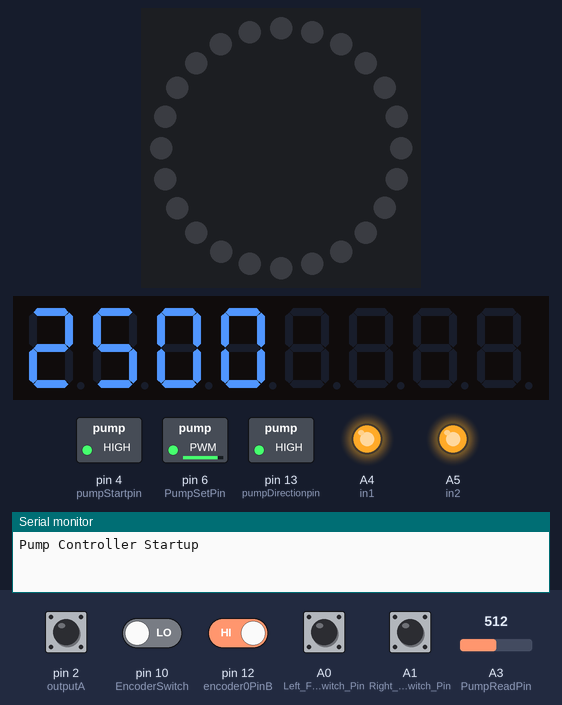
Recording of a sketch running on a simulated Arduino Uno, built with avr-gcc and run on an emulated ATmega328P. Parts: 24 RGB LEDs in a ring, first at the top, clockwise, 8-digit seven-segment display, switched loads named in the sketch (green lamp = pin HIGH), output pins drawn as LEDs (lit = HIGH), the last lines printed to the serial monitor. The inputs (shaded band) are chosen by the test bench; at power-on: A0 (Left_Footswitch_Pin), A1 (Right_Footswitch_Pin), pin 2 (outputA), pin 12 (encoder0PinB) HIGH, pin 10 (EncoderSwitch) LOW, A3 (PumpReadPin) = 512.

Above: at 1.2 s.
1.3 s: A0 (Left_Footswitch_Pin) pulled LOW for 0.15 s
At 2.2 s:
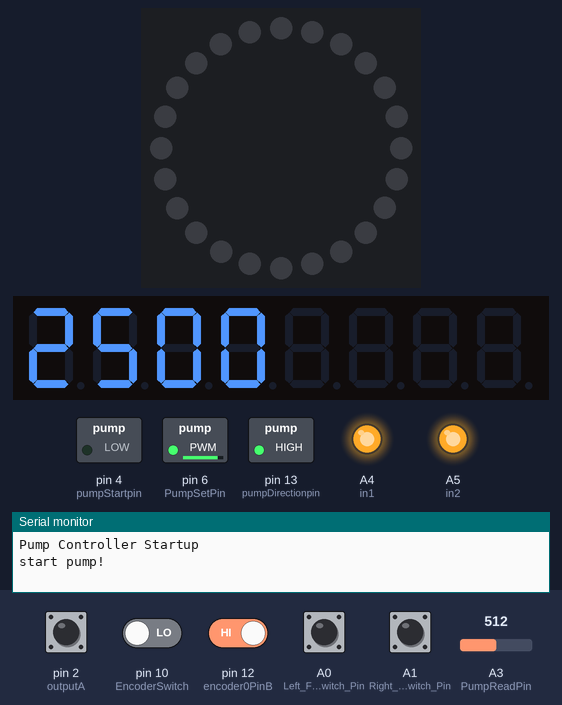
2.9 s: pin 10 (EncoderSwitch) driven HIGH
At 3.0 s:
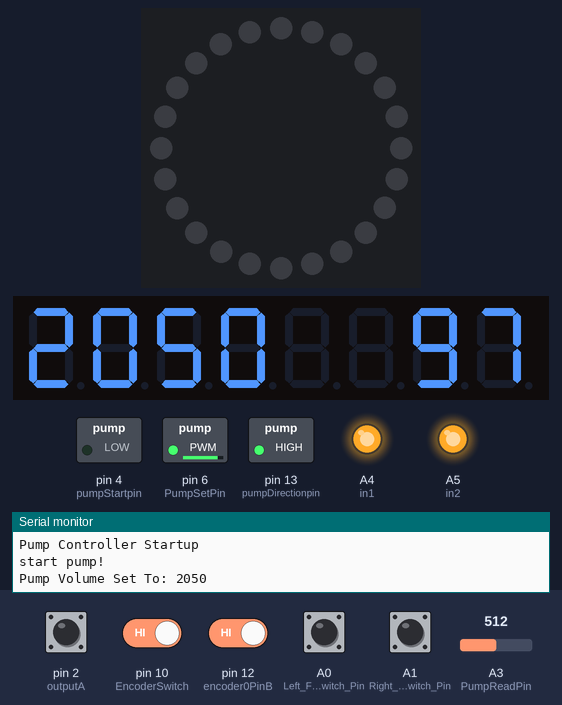
4.4 s: A3 (PumpReadPin) set to 716
At 4.5 s:
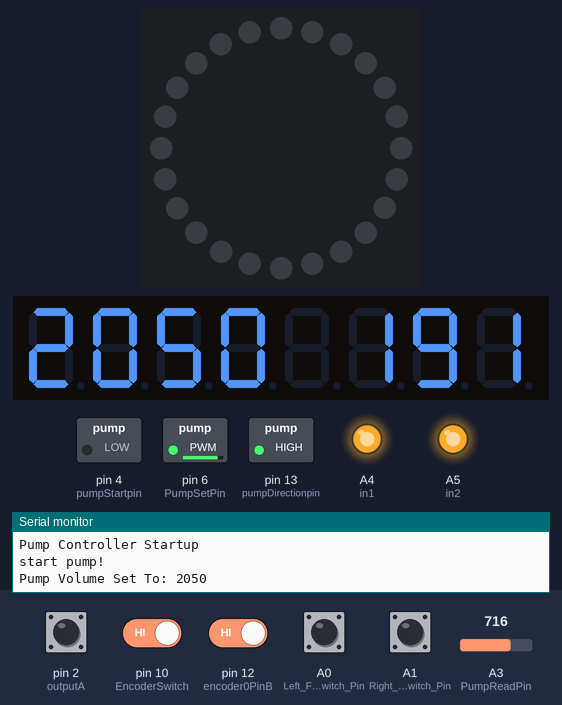
5.9 s: A3 (PumpReadPin) set to 14
At 6.7 s:
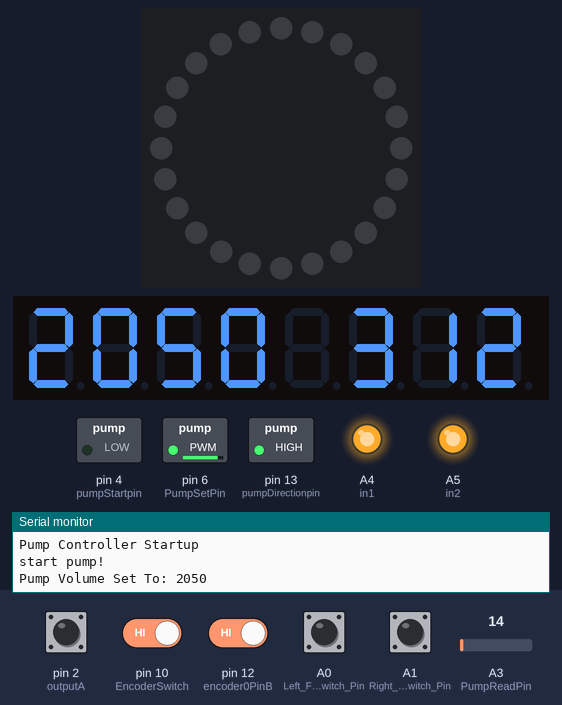
8.3 s: A0 (Left_Footswitch_Pin) pulled LOW for 1 s
At 8.8 s:
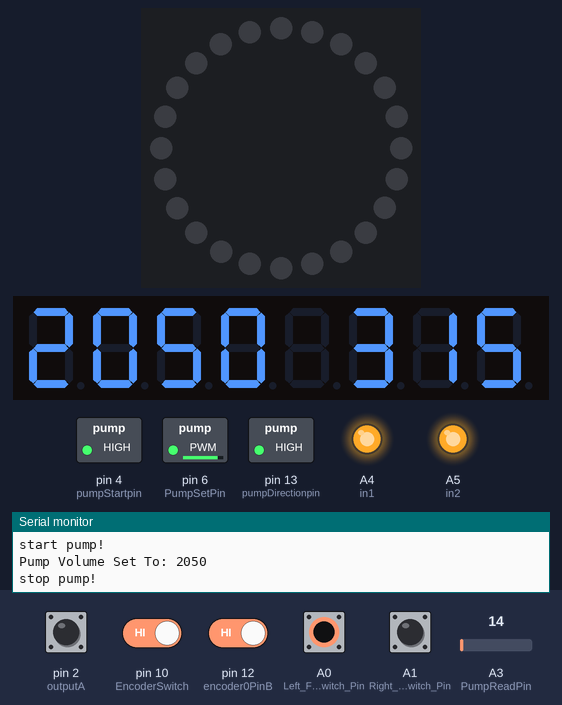
Timing chart, 0 to 11.3 s (numbered marks = the images above; inputs shaded):
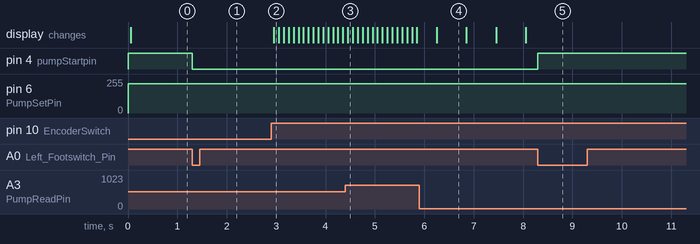

The sketch:

BRUHpumpcontrollerV6.ino
```cpp
#include <Adafruit_NeoPixel.h>
//#include "SSD1306Ascii.h"
//#include "SSD1306AsciiAvrI2c.h"
#include "DigitLedDisplay.h"

#define DEBUG  //COMMENT LINE TO DISABLE DEBUG

//************DEFINE PINS***********************************************************************
#define outputA 2     //Encoder DT
#define outputB 3     //Encoder CLK
int EncoderSwitch = 10; //Encoder SW

#define ledPIN 5      //Neopixel LED Single

int in1 = A4;           //Relay IN1
int in2 = A5;           //Relay IN2

int pumpStartpin = 4;  //to DB25 Pin 15
int PumpSetPin = 6;       //to voltageBooster which goes to DB 1
int pumpDirectionpin = 13; //to DB25 Pin 16

int PumpReadPin = A3;     //to voltage sensor

int Left_Footswitch_Pin = A0;  //to footswitch
int Right_Footswitch_Pin = A1; //to footswitch

/* Arduino Pin to Display Pin
   7 to DIN,
   4 to CS,
   5 to CLK */
DigitLedDisplay ld = DigitLedDisplay(9, 8, 7);

//************DEFINE VARS*************************************************************************
// For LEDS
#define NUM_LEDS 24
#define BRIGHTNESS 50
int targetPixel = 24;
const unsigned long Interval;   // milliseconds between updates
static unsigned long lastUpdate; // last update of position
uint32_t Color1, Color2;  // What colors are in use
int TotalSteps = 0;  // total number of steps in the pattern
uint16_t Index;  // current step within the pattern
String Direction = "FORWARD";
bool ClearLEDs = false;
bool BlinkLEDS = false;
Adafruit_NeoPixel Ring1 = Adafruit_NeoPixel(NUM_LEDS, ledPIN, NEO_GRBW + NEO_KHZ800);

// For SCREEN
//#define I2C_ADDRESS 0x3C
//#define RST_PIN -1
//SSD1306AsciiAvrI2c oled;
//boolean displayClear = true;

//FOR RELAY
String relayStatus = "on";
int countStatus = 1;

//FOR FOOTSWITCH
String Left_Footswitch_Status;
String Left_Footswitch_Status_Previous = "released";
int Left_Footswitch_Pin_Status = 1;
int Left_Footswitch_Pin_Status_Last = 1;
String Left_Footswitch_Status_Last;
String Right_Footswitch_Status;
String Right_Footswitch_Status_Previous = "released";
String Right_Footswitch_Status_Last;
int Right_Footswitch_Pin_Status = 1;
int Right_Footswitch_Pin_Status_Last = 1;

//FOR ENCODER
int encoder_switch_status = 0;
int encoder_switch_status_last = 0;
int counter = 0;
int angle = 0;
int aState;
int aLastState;
int val;
int encoder0PinA = 10;  //DT
int encoder0PinB = 12;  //CLK
int encoder0Pos = 0;
int encoder0PinALast = LOW;
int n = LOW;
int X = 100;
int Xold = 50;
int Y;

// TIMER
boolean startTimer = true;
float startTime = 0.00;
float elapsedTime = 0.00;
float elapsedTimeseconds = 0.00;
float elapsedTimesecondsOld = 0.00;
float elapsedTimesecondsNew = 0.00;
float elapsedTimesecondsOldLCD = 0.00;
float elapsedTimesecondsNewLCD = 0.00;
float elapsedTimesecondsOldLEDS = 0.00;
float elapsedTimesecondsNewLEDS = 0.00;
//PUMP INPUT and OUTPUT
int sendPumpSpeed = 2500;
int sendPumpVoltage = 0;
int sendPumpSpeedMax = 2900;
int sendPumpSpeedMin = 150; //slowest pump can reliable rotate
int currentPumpSpeed = 0;
float pumpVolume = 0;
int pumpVolumeTarget = 2000;
float pumpVolumeTargetMax = 4000;
int pumpVolumeTargetMin = 100;
int voltage = 0;
String pumpStatus = "stopped";
String pumpDirection = "CW";
String mode = "setPumpSpeed";

//AUDIO
#define msPerTick 1


//************SETUP*******************************************************************************
void setup() {
  // initialize serial communication with computer:
  Serial.begin(115200);
  Serial.println("Pump Controller Startup");

  pinMode(PumpSetPin, OUTPUT);
  pinMode(in1, OUTPUT);
  pinMode(in2, OUTPUT);
  pinMode(pumpStartpin, OUTPUT);
  pinMode(pumpDirectionpin, OUTPUT);
  pinMode(Left_Footswitch_Pin, INPUT_PULLUP);
  pinMode(Right_Footswitch_Pin, INPUT_PULLUP);
  pinMode(EncoderSwitch, INPUT_PULLUP);
  pinMode (encoder0PinA, INPUT);
  pinMode (encoder0PinB, INPUT);

  //CLOSE PINCH VALVES, TURN PUMP OFF
  digitalWrite(in1, HIGH); //CLOSE VALVE
  digitalWrite(in2, HIGH); //CLOSE VALVE
  digitalWrite(pumpStartpin, HIGH);
  digitalWrite(pumpDirectionpin, HIGH);

  // START DISPLAY
  //#if RST_PIN >= 0
  //  oled.begin(&Adafruit128x64, I2C_ADDRESS, RST_PIN);
  //#else
  //  oled.begin(&Adafruit128x64, I2C_ADDRESS);
  //#endif
  //  oled.setFont(Adafruit5x7);

  //FOR LED
  Ring1.setBrightness(BRIGHTNESS);
  Ring1.begin();
  Ring1.show(); // Initialize all pixels to 'off'

  //FOR 7 SEGMENT
  ld.setBright(10);
  ld.setDigitLimit(8);

  // FOR ENCODER
  aLastState = digitalRead(outputA);
}

//************MAIN LOOP****************************************************************************
void loop() {

  //READ PUMP
  voltage = analogRead(PumpReadPin);
  currentPumpSpeed = map(voltage, 0, 405, 0, 2900);

  //START PUMP
  /* if (startTimer == true)
    {
     startTime = millis();
     startTimer = false;
     pumpVolume = 0;
    }
  */
  elapsedTime =   millis() - startTime;
  elapsedTimeseconds = (elapsedTime / 1000.00);
  elapsedTimesecondsNew = round(elapsedTimeseconds * 10) / 10.0;
  elapsedTimesecondsNewLCD = round(elapsedTimeseconds * 10) / 10.0;
  elapsedTimesecondsNewLEDS = round(elapsedTimeseconds * 10) / 10.0;

  if (elapsedTimesecondsNew > elapsedTimesecondsOld & pumpStatus == "pumping")
  {
    pumpVolume = pumpVolume + (currentPumpSpeed * ((1.00 / 60.00)) / 10);
    //Serial.print("Pumped volume update: ");
    //Serial.print(round(pumpVolume * 1) / 1.0);
    //Serial.println(" mL");
    elapsedTimesecondsOld = elapsedTimesecondsNew;
  }

  ReadFootswitch();
  ReadEncoder();
  ControlPump();
  UpdateLCD();
  //UpdateLEDS();
}

//************READ FOOTSWITCH *********************************************************************
// Writes value of footswitch for manipulation in additional loops
void ReadFootswitch() {

  // Read footswitch
  Left_Footswitch_Pin_Status = digitalRead(Left_Footswitch_Pin);
  Right_Footswitch_Pin_Status = digitalRead(Right_Footswitch_Pin);

  if (Left_Footswitch_Pin_Status == LOW && Left_Footswitch_Status_Previous == "released")
  {
    Left_Footswitch_Status = "pressed";
    ControlPump();
    delay(200);
    Left_Footswitch_Status_Previous = "pressed";
  }

  else if (Left_Footswitch_Pin_Status == HIGH)
  {
    Left_Footswitch_Status = "released";
    Left_Footswitch_Status_Previous = "released";
  }

  if (Right_Footswitch_Pin_Status == LOW && Left_Footswitch_Status_Previous == "released")
  {
    Right_Footswitch_Status = "pressed";
    ControlPump();
    delay(200);
    Right_Footswitch_Status_Previous = "pressed";
  }
  else if (Right_Footswitch_Pin_Status == HIGH)
  {
    Right_Footswitch_Status = "released";
    Right_Footswitch_Status_Previous = "released";
  }
}

//************READ ENCODER***********************************************************************
// Reads encoder to set pump speed and volume in further loops
void ReadEncoder() {

  encoder_switch_status = digitalRead(EncoderSwitch);

  n = digitalRead(encoder0PinA);

  if ((encoder0PinALast == LOW) && (n == HIGH)) {

    if (digitalRead(encoder0PinB) == LOW && encoder_switch_status == HIGH && pumpVolumeTarget > pumpVolumeTargetMin) {
      pumpVolumeTarget = pumpVolumeTarget - 50;

      Serial.print("Pump Volume Set To: ");
      Serial.println(pumpVolumeTarget);

    } else if (encoder_switch_status == HIGH && pumpVolumeTarget < pumpVolumeTargetMax) {
      pumpVolumeTarget = pumpVolumeTarget + 50;

      Serial.print("Pump Volume Set To: ");
      Serial.println(pumpVolumeTarget);
    }

    if (digitalRead(encoder0PinB) == LOW && encoder_switch_status == LOW && sendPumpSpeed > sendPumpSpeedMin) {
      sendPumpSpeed = sendPumpSpeed - 50;

      Serial.print("Pump Speed Set To: ");
      Serial.println(sendPumpSpeed);

    } else if (encoder_switch_status == LOW && sendPumpSpeed < sendPumpSpeedMax) {
      sendPumpSpeed = sendPumpSpeed + 50;

      Serial.print("Pump Speed Set To: ");
      Serial.println(sendPumpSpeed);
    }
  }
  encoder0PinALast = n;

}

//************UPDATE LCD***********************************************************************
// Writes vlaues to LCD
void UpdateLCD() {

  if (elapsedTimesecondsNewLCD > elapsedTimesecondsOldLCD && encoder_switch_status == LOW)
  {
    ld.clear();
    ld.printDigit(int(sendPumpSpeed), 4);
    elapsedTimesecondsOldLCD = elapsedTimesecondsNewLCD;
  }
  else if (elapsedTimesecondsNewLCD > elapsedTimesecondsOldLCD && encoder_switch_status == HIGH)
  {
    ld.clear();
    ld.printDigit(int(pumpVolume), 0);
    ld.printDigit(int(pumpVolumeTarget), 4);
    elapsedTimesecondsOldLCD = elapsedTimesecondsNewLCD;
  }
}

void UpdateLEDS() {
  int targetPixel = round(((pumpVolume / pumpVolumeTarget) * NUM_LEDS + 0.5) * 10) / 10.0;
  //Serial.println(targetPixel);

  if (pumpDirection == "CW" && BlinkLEDS == false)
  {
    for (int i = 0; i < targetPixel; i++) {
      Ring1.setPixelColor(i, Ring1.Color(0, 255, 0) );
      Ring1.show();
    }
  }
  else if (pumpDirection == "CCW" && BlinkLEDS == false)
  {
    for (int i = 0; i < targetPixel + 1; i++) {
      Ring1.setPixelColor(NUM_LEDS - i, Ring1.Color(255, 0, 255) );
      Ring1.show();
    }
  }

  if (elapsedTimesecondsNewLEDS > elapsedTimesecondsOldLEDS + 1 && pumpStatus == "stopped" && BlinkLEDS == true) {

    for (int i = 0; i < targetPixel + 1; i++) {
      Ring1.setPixelColor(NUM_LEDS, Ring1.Color(255, 0, 0) );
      Ring1.show();
    }
    elapsedTimesecondsOldLEDS = elapsedTimesecondsNewLEDS;
  }


  //RELAYS
  if (pumpStatus == "pumping" && pumpDirection == "CCW")
  {
    digitalWrite(in1, HIGH);   //FLOP RELAYS
    digitalWrite(in2, LOW);
  }
  else if ( pumpStatus == "pumping" && pumpDirection == "CW") {
    digitalWrite(in1, LOW);   //FLOP RELAYS
    digitalWrite(in2, HIGH);
  }
  else {
    digitalWrite(in1, HIGH); //CLOSE VALVE
    digitalWrite(in2, HIGH); //CLOSE VALVE
  }


  if (ClearLEDs == true)
  {
    for (int i = 0; i < NUM_LEDS; i++) {
      Ring1.setPixelColor(i, Ring1.Color(0, 0, 0));
      Ring1.show();
    }
    ClearLEDs = false;
  }
}


//************CONTROLS PUMP*********************************************************************
// Sets pump speed and start/stop
void ControlPump()  {

  // Stops pump when footswitch is pressed and the pump is running
  if (Left_Footswitch_Status == "pressed" && pumpStatus == "pumping" && Left_Footswitch_Status_Previous == "released")
  {
    digitalWrite(pumpStartpin, HIGH);  //stop pump
    Serial.println("stop pump!");
    pumpStatus = "stopped";
    BlinkLEDS = true;
  }


  // Starts pump when footswitch is pressed and the pump is stopped
  else if (Left_Footswitch_Status == "pressed" && pumpStatus == "stopped" && Left_Footswitch_Status_Previous == "released")
  {
    digitalWrite(pumpStartpin, LOW);  //start pump
    Serial.println("start pump!");
    pumpStatus = "pumping";
    BlinkLEDS = false;
  }


  // Stops pump when pump volume reaches pump target
  if (pumpVolume > pumpVolumeTarget)
  {
    //startTimer = true;
    digitalWrite(pumpStartpin, HIGH); //STOP PUMP
    elapsedTimesecondsOld = 1;  //RESET TIMER
    pumpVolume = 0;  //REST PUMP VOLUME
    pumpStatus = "stopped";
    BlinkLEDS = false;
  }


  // Changes pump direction to counter clock-wise when right footswitch is pressed, pump is stopped, and current direction is clock-wise
  if (Right_Footswitch_Status == "pressed" && pumpStatus == "stopped" && pumpDirection == "CW" && Right_Footswitch_Status_Previous == "released" )
  {
    pumpDirection = "CCW";
    digitalWrite(pumpDirectionpin, LOW);
    Serial.println("set pump diresction: CCW");
    elapsedTimesecondsOld = 1;  //RESET TIMER
    pumpVolume = 0;  //REST PUMP VOLUME
    BlinkLEDS = false;
    ClearLEDs = true;
  }


  // Changes pump direction to clock-wise when right footswitch is pressed, pump is stopped, and current direction is cpunter clock-wise
  else if (Right_Footswitch_Status == "pressed" && pumpStatus == "stopped" && pumpDirection == "CCW" && Right_Footswitch_Status_Previous == "released")
  {
    pumpDirection = "CW";
    Serial.println("set pump diresction: CW");
    digitalWrite(pumpDirectionpin, HIGH);
    elapsedTimesecondsOld = 1;  //RESET TIMER
    pumpVolume = 0;  //REST PUMP VOLUME
    BlinkLEDS = false;
    ClearLEDs = true;
  }


  // Changes to pump speed to set value
  sendPumpVoltage = map(sendPumpSpeed, 0, sendPumpSpeedMax, 0, 255);
  analogWrite(PumpSetPin, sendPumpVoltage);
}
```

Measured:
- after the input at 1.3 s, pin 4 (pumpStartpin): HIGH → LOW at once
- after the input at 2.9 s, the display: changes after 0.05 s (image 2)
- after the input at 8.3 s, pin 4 (pumpStartpin): LOW → HIGH at once
